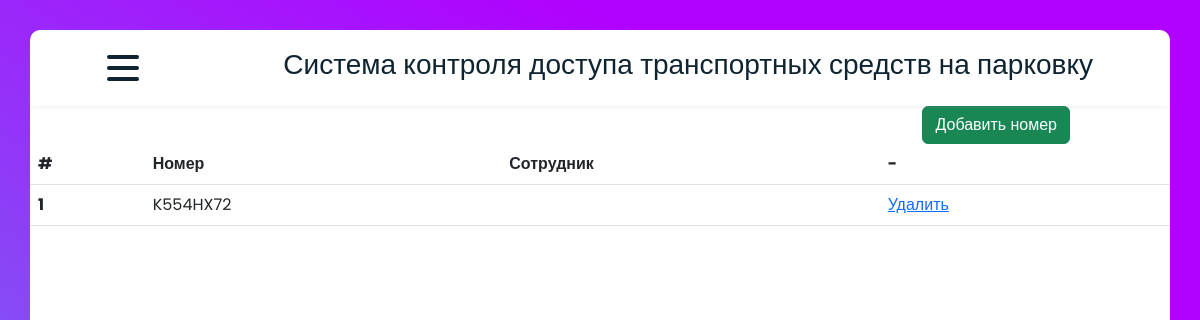
The page /white_list/ on the database as committed earlier.
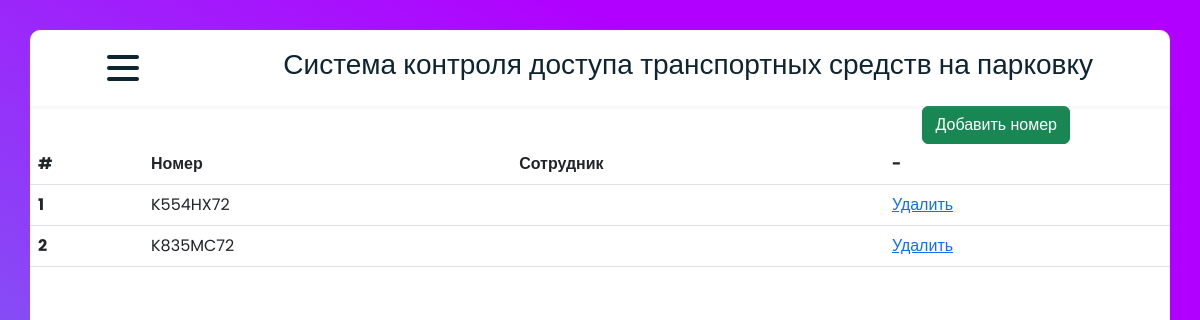
The same page on the database as committed later.
### carRegister/models.py (models this page shows, shortened)
class WhiteList(models.Model):
    name = models.CharField('Имя пользователя', max_length=50)
    car_number = models.CharField('Номер автомобиля', max_length=11)

### carRegister/views.py (the view)
# urls.py: path('white_list/', white_list, name='white_list'),
def white_list(request):
    white_list_objs = WhiteList.objects.all()
    return render(request, 'carRegister/white_list.html', {'objects': white_list_objs})

### carRegister/templates/carRegister/white_list.html (shortened to what this page needs)
{% extends 'carRegister/layout.html' %}
{% load static %}
{% block content %}
<table class="table" id="table">
  <a href="/white_list/add_white" style="margin-right: 100px; display: flex; justify-content: right; text-decoration: none;"><button class="btn btn-success">Добавить номер</button></a>
  <thead class="thead-dark">
    <tr>
      <th scope="col">#</th>
      <th scope="col">Номер</th>
       <th scope="col">Сотрудник</th>
      <th scope="col">-</th>
    </tr>
  </thead>
  <tbody>
  {% for item in objects %}
    <tr>
      <th scope="row">{{ forloop.counter }}</th>
      <td>{{ item.car_number }}</td>
      <td>{{ item.name }}</td>
    <td><a href="{% url 'white_list_delete' item.id %}">Удалить</a></td>
    </tr>
  {% endfor %}
  </tbody>
</table>
{% endblock %}

Rows that differ between the two databases and show on the page:
added WhiteList: car_number "K835MC72"
